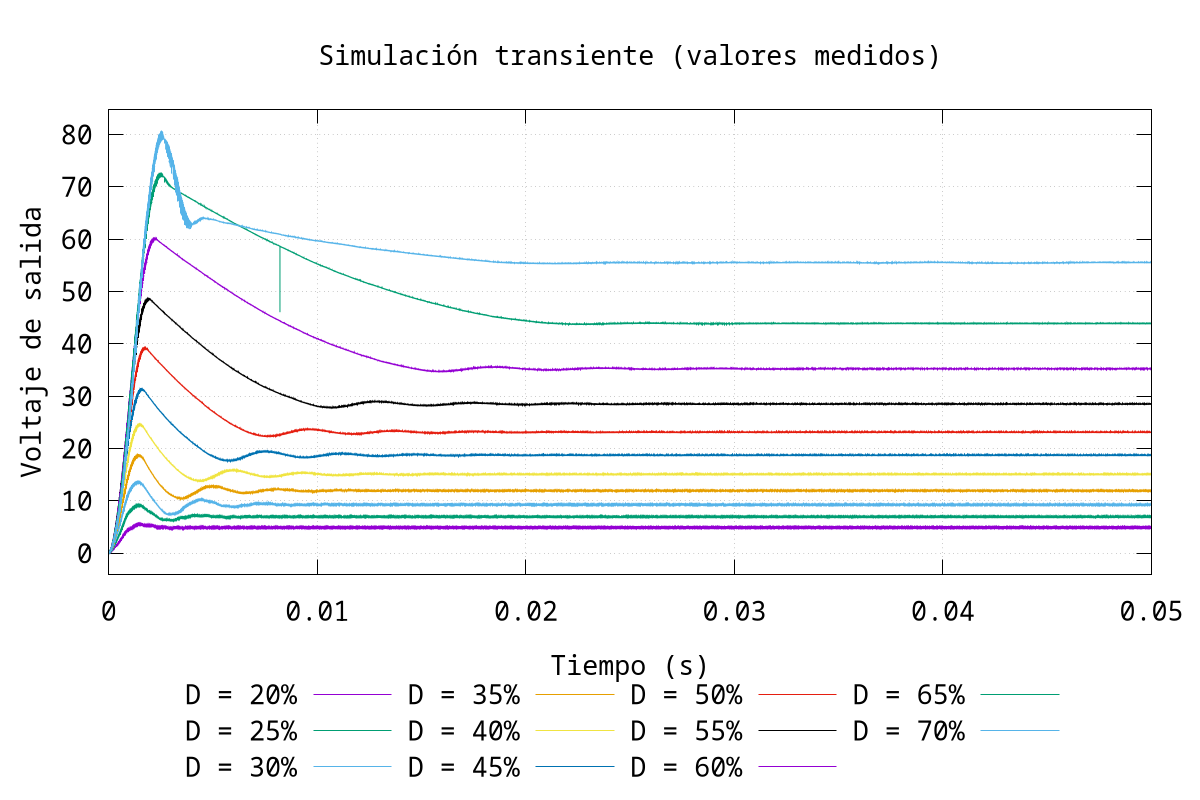

gnuplot code for this plot:
set encoding utf8
set termoption noenhanced
set title "Simulación transiente (valores medidos)"
set xlabel "Tiempo (s)"
set ylabel "Voltaje de salida"
set grid
set terminal pngcairo size 1200,800 enhanced font "Noto Sans Mono,20"
set output 'duty_med.png'
unset logscale x 
set xrange [0.000000e+00:5.000000e-02]
unset logscale y 
set yrange [-4.037172e+00:8.478062e+01]
#set xtics 1
#set x2tics 1
#set ytics 1
#set y2tics 1
set format y "%g"
set format x "%g"
set key horizontal outside center bottom
plot 'duty_med.data' using 1:2 with lines lw 1 title "D = 20%",\
'duty_med.data' using 3:4 with lines lw 1 title "D = 25%",\
'duty_med.data' using 5:6 with lines lw 1 title "D = 30%",\
'duty_med.data' using 7:8 with lines lw 1 title "D = 35%",\
'duty_med.data' using 9:10 with lines lw 1 title "D = 40%",\
'duty_med.data' using 11:12 with lines lw 1 title "D = 45%",\
'duty_med.data' using 13:14 with lines lw 1 title "D = 50%",\
'duty_med.data' using 15:16 with lines lw 1 title "D = 55%",\
'duty_med.data' using 17:18 with lines lw 1 title "D = 60%",\
'duty_med.data' using 19:20 with lines lw 1 title "D = 65%",\
'duty_med.data' using 21:22 with lines lw 1 title "D = 70%"
